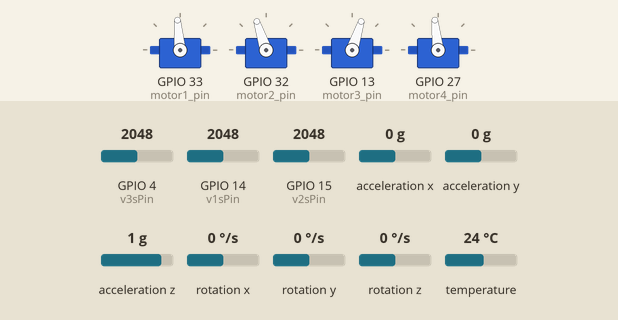
This sketch was run on a simulated ESP32. Shown: 4 × servo. The inputs (shaded band) are chosen by the test bench; at power-on: rotation y 0 °/s, acceleration z 1 g, acceleration y 0 g, rotation x 0 °/s, rotation z 0 °/s, GPIO 4 (v3sPin) = 2048, GPIO 14 (v1sPin) = 2048, GPIO 15 (v2sPin) = 2048, acceleration x 0 g, temperature 24 °C. No radio packets arrive unless stated; nothing arrives over Bluetooth unless stated; the modem accepts every AT command (registered, SIM ready, sends succeed) and sends nothing else.

Above: at 1.2 s.
1.3 s: rotation y set to -192 °/s
At 2.0 s:
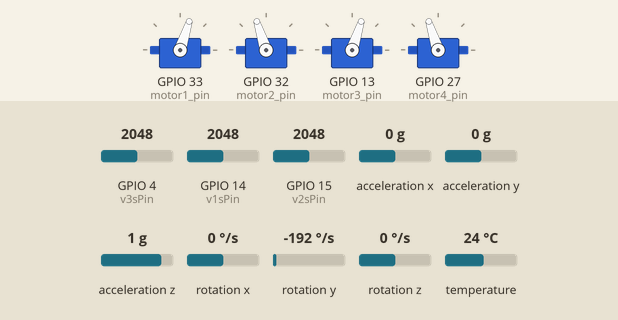
5.4 s: acceleration z set to 0.1 g
At 8.0 s:
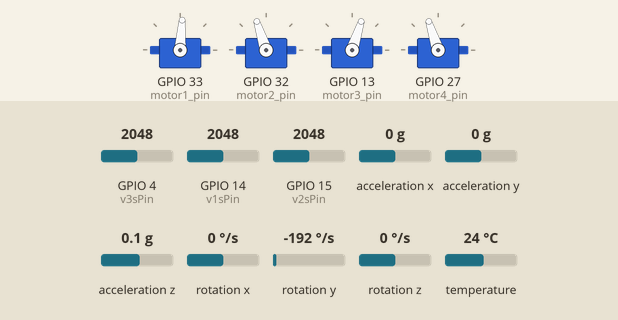
8.9 s: acceleration z set to -0.2 g
10.4 s: acceleration y set to -0.2 g
At 12.0 s:
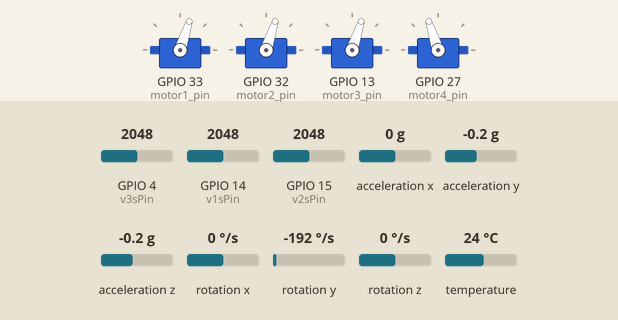
12.3 s: rotation x set to -192 °/s
15.8 s: rotation z set to -192 °/s
At 16.6 s:
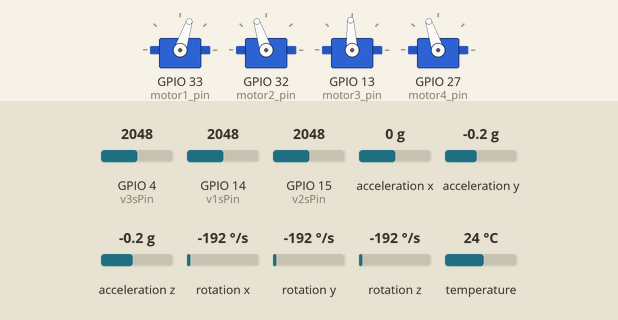
Timing chart, 0 to 18.6 s (numbered marks = the images above; inputs shaded):
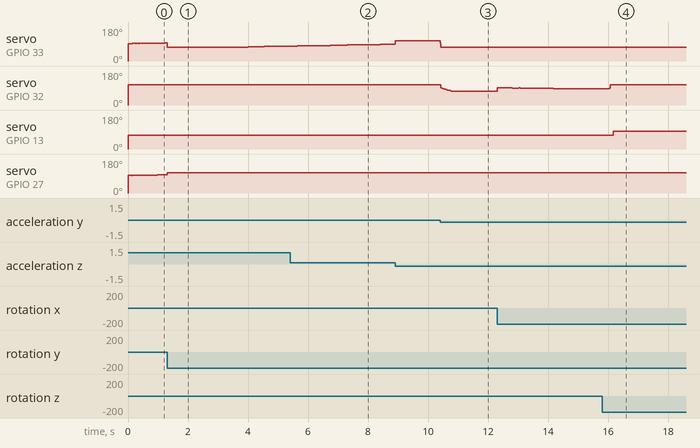

The sketch:

Bi_She.ino
```cpp
/*
    1     2
    \\   //
     \\ //
     // \\
    //   \\
    3     4
*/

//导入库
#include "task.h"


void setup()
{
  Serial.begin(115200);//开启串口
  MPU_Init();          //开启mpu6050
  Servo_Init();        //开启电机
  BL_Init();           //开启蓝牙
  nrf_Init();          //开启nrf
  Voltage_Init();      //开启电压读取
  core0_task();        //core 0
}


void loop()
{
  MPU_Get(0.42);        //core 1
}
```

MPU.h
```cpp
#ifndef _MPU_H
#define _MPU_H

#include <math.h>
#include <SPI.h>
#include <Adafruit_MPU6050.h>
#include <Adafruit_Sensor.h>
#include "data.h"

#define Pi 3.1415926

Adafruit_MPU6050 mpu;
sensors_event_t a,g,t;

uint64_t time1;
float r,p,y;

void MPU_Init()
{
  mpu.begin(0x68,&Wire);
}


void MPU_Get(float K)
{
  mpu.getEvent(&a,&g,&t);
  //用加速度计计算角度
  float p1 = atan2(a.acceleration.y , a.acceleration.z)/Pi*180;
  float r1 = -atan2(a.acceleration.x , sqrt(pow(a.acceleration.y,2)+pow(a.acceleration.z,2) ) )/Pi*180;

  //用陀螺仪计算角度
  if(r==0){r=r1;}
  if(p==0){p=p1;}
  float x1=sin(r*Pi/180)*sin(p*Pi/180)/cos(p*Pi/180);
  float x2=cos(r*Pi/180)*sin(p*Pi/180)/cos(p*Pi/180);
  float x3=cos(r*Pi/180);
  float x4=-sin(r*Pi/180);
  float x5=sin(r*Pi/180)/cos(p*Pi/180);
  float x6=cos(r*Pi/180)/cos(p*Pi/180);

  float dt = (micros() - time1) / 1000000.0f;//计算时间变化量s
  time1 = micros();//获取时间

  float hhh[3] = {(57.3f * g.gyro.y - 0.75), (57.3f * g.gyro.x + 1.35), (57.3f * g.gyro.z + 0.81)};

  float r2 = r + hhh[0] * dt;//Pi rad/s = 180。/s
  float p2 = p + hhh[1] * dt;//Pi rad/s = 180。/s
  float y2 = y + hhh[2] * dt;//Pi rad/s = 180。/s

  r = r2 * K + r1 * (1-K);
  p = p2 * K + p1 * (1-K);
  y = y2;

  data.uav.angle[0] = r;
  data.uav.angle[1] = p;
  data.uav.angle[2] = y;

  data.uav.Vangle[0] = hhh[0];
  data.uav.Vangle[1] = hhh[1];
  data.uav.Vangle[2] = hhh[2];

}


#endif 
```

data.h
```cpp
#ifndef _DATA_H_
#define _DATA_H_

int MODE = 0;


//////////////////////////////////////////////////////
//nrf初始化
//////////////////////////////////////////////////////
#include <RF24.h>
#include <nRF24L01.h>
#include <SPI.h>


RF24 radio(26, 25);

const byte addresses[][6] = { "00001", "00002" };

void nrf_Init() {
  radio.begin();
  radio.enableDynamicPayloads();
  radio.enableAckPayload();
  radio.setChannel(108);
  radio.openReadingPipe(1, addresses[1]);
  radio.openWritingPipe(addresses[0]);
  radio.setPALevel(RF24_PA_HIGH);
  radio.setDataRate(RF24_250KBPS);
  radio.startListening();
}
//////////////////////////////////////////////////////
//蓝牙初始化
//////////////////////////////////////////////////////
#include <BluetoothSerial.h>


BluetoothSerial bl;

void BL_Init()
{
  bl.begin("ESP32_UAV");
}
//////////////////////////////////////////////////////


#include <stdio.h>
#include <string.h>

#include "servo.h"
#include "voltage.h"
#include "MPU.h"


//遥控数据
struct joystick_data
{
  byte data_head = 0xA5;  //1  //包头
  int8_t pwm[4];          //4  //摇杆输入
  uint8_t pid_choose;     //1  //pid选择
  uint8_t pid_set;        //1  //是否写入pid参数
  uint8_t mode;           //1  //模式选择
  float pid[3];           //12 //pid系数
  byte check;             //1  //校验位
  byte data_tail = 0x5A;  //1  //包尾
};

//无人机数据
struct UAV_data
{
  byte data_head = 0xA5;  //1  //包头
  uint8_t voltage;        //1  //电压
  uint8_t motor[4];       //4  //油门
  float angle[3] ;        //12 //姿态角
  float Vangle[3];        //12 //角速度
  byte check;             //1  //校验位
  byte data_tail = 0x5A;  //1  //包尾
};

class DATA
{
  private:
    uint8_t bl_receive_buf[sizeof(joystick_data)];//接收数组
    uint8_t bl_send_buf[sizeof(UAV_data)];//发送数组

  public:
    UAV_data uav;
    joystick_data joystick;

    uint8_t connect_mode;        //模式选择
    void pack(uint8_t* buffer);  //打包数据
    void sendpackit();           //发送数据包
    bool receivepackit();        //接收数据包
};

void DATA::pack(uint8_t* buffer)//打包数据
{

  int index = 0;

  buffer[index++] = uav.data_head;
  buffer[index++] = uav.voltage;

  for (int i = 0; i < 4; i++)
    buffer[index++] = uav.motor[i];

  for (int i = 0; i < 3; i++) {
    memcpy(buffer + index, &uav.angle[i], sizeof(uav.angle[i]));
    index += sizeof(uav.angle[i]);
  }

  for (int i = 0; i < 3; i++) {
    memcpy(buffer + index, &uav.Vangle[i], sizeof(uav.Vangle[i]));
    index += sizeof(uav.Vangle[i]);
  }


  uav.check = 0;
  for (int i = 1; i < index; i++)
    uav.check += buffer[i];
  buffer[index++] = uav.check & 0xFF;

  buffer[index++] = uav.data_tail;
}

void DATA::sendpackit()//发送数据包
{
  pack(bl_send_buf);
  if(MODE == 0)
    bl.write(bl_send_buf, sizeof(uav));
  else
  {
    radio.stopListening();
    radio.write(bl_send_buf, sizeof(uav));
  }
}

bool DATA::receivepackit()//接收数据包
{
  int index = 0;
  if(MODE == 0)
  {
    while(bl.available() && index < sizeof(joystick_data))
      bl_receive_buf[index++] = bl.read();
  }
  else
  {
    radio.startListening();
    while(bl.available())
      radio.read(&bl_receive_buf,sizeof(joystick_data));
  }

  int sum;
  for(int i = 1 ; i < 19 ; i++)
    sum += bl_receive_buf[i];

  if(bl_receive_buf[0] == joystick.data_head && bl_receive_buf[sizeof(joystick) - 1] == joystick.data_tail && sum & 0xff == bl_receive_buf[20])
  {
    int index = 1;
    for(int i=0;i<4;i++)
    {
      memcpy(&joystick.pwm[i], bl_receive_buf + index, 1);
      index++;
    }
    memcpy(&joystick.pid_choose, bl_receive_buf + index, 1);
    index++;
    memcpy(&joystick.pid_set, bl_receive_buf + index, 1);
    index++;
    memcpy(&joystick.mode, bl_receive_buf + index, 1);
    index++;

    for(int i=0;i<3;i++)
    {
      memcpy(&joystick.pid[i], bl_receive_buf + index, 4);
      index += sizeof(joystick.pid[i]);
    }
    MODE = joystick.mode;

    return 1;

  }
}


DATA data;


#endif
```

pid.h
```cpp
#ifndef _PID_H_
#define _PID_H_

class PID
{
  private:
   int limit_P;
   int limit_I;
   int limit_D;
   float integral = 0;
   float last_error = 0;

  public:
    float Kp;
    float Ki;
    float Kd;
    PID(float p, float i, float d, float lp, float li, float ld);
    void write_pid(float p, float i, float d);
    int calculate(float point, float measure, float dt);//pid计算,(目标值，测量值，时间变化量)
};

PID::PID(float p, float i, float d, float lp, float li, float ld)
{
  Kp = p;
  Ki = i;
  Kd = d;
  limit_P = lp;
  limit_I = li;
  limit_D = ld;
}

void PID::write_pid(float p, float i, float d)//写入pid
{
  Kp = p;
  Ki = i;
  Kd = d;
}

int PID::calculate(float point, float measure, float dt)//pid计算
{
  float error = measure - point;//误差
  float proportion_out = error * Kp;//比例P
  proportion_out = constrain(proportion_out, -limit_P, limit_P);//约束比例P

  integral += (error / 1000 * dt);
  integral = constrain(integral, (float)-limit_I/Ki, (float)limit_I/Ki);//约束I
  float integral_out = integral * Ki;//积分I

  float derivative_out = Kd* (error - last_error)/ dt;
  derivative_out = constrain(derivative_out, -limit_D, limit_D);//约束D

  last_error = error;

  float pid_out = proportion_out + integral_out + derivative_out;
  return pid_out;
}


#endif
```

servo.h
```cpp
#ifndef _SERVO_H_
#define _SERVO_H_

#include <ESP32Servo.h>

#define max_wide 2000
#define min_wide 1000

#define motor1_pin 33
#define motor2_pin 32
#define motor3_pin 13
#define motor4_pin 27

Servo  servo1;
Servo  servo2;
Servo  servo3;
Servo  servo4;

uint8_t motorOut[4];

void Servo_Init()
{
  // 设置 PWM 信号频率是 50 Hz
  servo1.setPeriodHertz(50);
  servo2.setPeriodHertz(50);
  servo3.setPeriodHertz(50);
  servo4.setPeriodHertz(50);
  // 设置脉冲宽度范围是 1000 - 2000 微秒  T * duty
  servo1.attach(motor1_pin, min_wide, max_wide);
  servo2.attach(motor2_pin, min_wide, max_wide);
  servo3.attach(motor3_pin, min_wide, max_wide);
  servo4.attach(motor4_pin, min_wide, max_wide);
}


#endif
```

task.h
```cpp
#ifndef _TASK_H_
#define _TASK_H_

#include "MPU.h"
#include "data.h"
#include "servo.h"
#include "voltage.h"
#include "pid.h"

#define maxPID_out 100
PID pid_r(0.9f, 1.5f, 40.0f, 250, 100, 200);
PID pid_p(0.9f, 1.5f, 40.0f, 250, 100, 200);
PID pid_y(4.5f, 0.0f, 0.00f, 250, 100, 200);

PID pid_Vr(1.6f, 1.5f, 40.0f, 100, 100, 100);
PID pid_Vp(1.6f, 1.5f, 40.0f, 100, 100, 100);
PID pid_Vy(4.5f, 0.0f, 0.00f, 100, 100, 100);

int motor_out[4] = {0,0,0,0};

////////////////////////////////////////////////
//通讯任务
////////////////////////////////////////////////
void task_data(void* parameters)
{
  for(;;)
  {
    data.sendpackit();//发送数据包
    data.receivepackit();//接收数据包
    vTaskDelay(5);
  }
}
////////////////////////////////////////////////
//pid写入任务
////////////////////////////////////////////////
void task_pid(void* parameters)
{
  for(;;)
  {
    if(data.joystick.pid_set)//打开pid写入
    {
      switch(data.joystick.pid_choose)//选择pid实体
      {
        case 0: pid_r.write_pid(data.joystick.pid[0], data.joystick.pid[1], data.joystick.pid[2]);
        case 1: pid_p.write_pid(data.joystick.pid[0], data.joystick.pid[1], data.joystick.pid[2]);
        case 2: pid_y.write_pid(data.joystick.pid[0], data.joystick.pid[1], data.joystick.pid[2]);
        case 3: pid_Vr.write_pid(data.joystick.pid[0], data.joystick.pid[1], data.joystick.pid[2]);
        case 4: pid_Vp.write_pid(data.joystick.pid[0], data.joystick.pid[1], data.joystick.pid[2]);
        case 5: pid_Vy.write_pid(data.joystick.pid[0], data.joystick.pid[1], data.joystick.pid[2]);
      }
    }
    vTaskDelay(20);
  }
}
////////////////////////////////////////////////
//电机任务
////////////////////////////////////////////////
void task_motor(void* parameters)
{
  for(;;)
  {
    servo1.writeMicroseconds(motor_out[0]);
    servo2.writeMicroseconds(motor_out[1]);
    servo3.writeMicroseconds(motor_out[2]);
    servo4.writeMicroseconds(motor_out[3]);

    for (int i = 0; i < 4; i++)//存入uav
      data.uav.motor[i] = map(motor_out[i], min_wide, max_wide, 0, 100);

    vTaskDelay(3);
  }
}
////////////////////////////////////////////////
//控制任务
////////////////////////////////////////////////
void task_control(void* parameters)
{
  uint8_t DT = 3;
  for(;;)
  {
    //目标角度
    float point_r = map(data.joystick.pwm[2], -126, 127, -30, 30);//x2
    float point_p = map(data.joystick.pwm[3], -126, 127, -30, 30);//y2
    float point_y = map(data.joystick.pwm[0], -126, 127, -30, 30);//x1

    //pid输出
    int pid_out_angle[3];
    pid_out_angle[0] = pid_r.calculate(point_r, data.uav.angle[0], DT);
    pid_out_angle[1] = pid_p.calculate(point_p, data.uav.angle[1], DT);
    pid_out_angle[2] = pid_y.calculate(point_y, data.uav.angle[2], DT);

    int pid_out_Vangle[3];
    pid_out_Vangle[0] = pid_r.calculate(pid_out_angle[0], data.uav.Vangle[0], DT);
    pid_out_Vangle[1] = pid_p.calculate(pid_out_angle[1], data.uav.Vangle[1], DT);
    pid_out_Vangle[2] = pid_y.calculate(pid_out_angle[2], data.uav.Vangle[2], DT);


    int pid_motor_out[4];
    pid_motor_out[0] = 0 + pid_out_Vangle[0] - pid_out_Vangle[1] - pid_out_Vangle[2];//左前
    pid_motor_out[1] = 0 - pid_out_Vangle[0] - pid_out_Vangle[1] + pid_out_Vangle[2];//右前
    pid_motor_out[2] = 0 + pid_out_Vangle[0] + pid_out_Vangle[1] + pid_out_Vangle[2];//左后
    pid_motor_out[3] = 0 - pid_out_Vangle[0] + pid_out_Vangle[1] - pid_out_Vangle[2];//右后
    for(int i = 0; i < 4; i++)
      pid_motor_out[i] = constrain(pid_motor_out[i], -maxPID_out, maxPID_out);

    //获取油门基础转速
    int base_motor = map(data.joystick.pwm[1], -126, 127, min_wide, max_wide);
    //计算油门输出
    for(int i = 0; i < 4; i++)
    {
      motor_out[i] = base_motor + pid_motor_out[i];
      motor_out[i] = constrain(motor_out[i], min_wide, max_wide);
    }

    if(data.joystick.pid_set)
    {
      for(int i = 0; i < 4; i++)
      motor_out[i] = min_wide;
    }

    vTaskDelay(DT);
  }
}
////////////////////////////////////////////////
//电压
////////////////////////////////////////////////
void task_voltage(void* parameters)
{
  for(;;)
  {
    Voltage_Get();
    int vvv = v1s + v2s +v3s;
    data.uav.voltage =vvv;
    vTaskDelay(1000);
  }
}

//创建任务句柄
TaskHandle_t TaskHandle_data;
TaskHandle_t TaskHandle_pid;
TaskHandle_t TaskHandle_motor;
TaskHandle_t TaskHandle_control;
TaskHandle_t TaskHandle_voltage;

void core0_task()
{
  //(任务函数，任务名称，堆栈大小，参数，优先级，句柄，核心）
  xTaskCreatePinnedToCore(task_data, "task_data", 1000, NULL, 1, &TaskHandle_data, 0);
  xTaskCreatePinnedToCore(task_pid, "task_pid", 1000, NULL, 4, &TaskHandle_pid, 0);
  xTaskCreatePinnedToCore(task_motor, "task_motor", 1000, NULL, 2, &TaskHandle_motor, 0);
  xTaskCreatePinnedToCore(task_control, "task_control", 1000, NULL, 3, &TaskHandle_control, 0);
  xTaskCreatePinnedToCore(task_voltage, "task_voltage", 1000, NULL, 5, &TaskHandle_voltage, 0);
}

#endif
```

voltage.h
```cpp
#ifndef _VOLTAGE_H_
#define _VOLTAGE_H_

#define v3sPin 4
#define v2sPin 15
#define v1sPin 14
#define v_pre_weight  0.99f
#define v_cur_weight  0.01f

float v1ss;
float v2ss;
float v3ss;

float v1s = 0;
float v2s = 0;
float v3s = 0;


void Voltage_Init()
{
    pinMode(v1sPin, INPUT);
    pinMode(v2sPin, INPUT);
    pinMode(v3sPin, INPUT);
}


void Voltage_Get()
{
    v1ss = analogRead(v1sPin);
    v2ss = analogRead(v2sPin);
    v3ss = analogRead(v3sPin);
    v1ss = v1ss / 4095.0f * 3.3f;
    v2ss = v2ss / 4095.0f * 3.3f;
    v3ss = v3ss / 4095.0f * 3.3f;

    v1ss = v1ss * 9.40f / 4.7f + 0.2f;
    v2ss = v2ss * 14.7f / 4.7f + 0.4f;
    v3ss = v3ss * 9.00f / 2.2f + 0.6f;

    v1s = v1s * v_pre_weight + v1ss * v_cur_weight;
    v2s = v2s * v_pre_weight + v1ss * v_cur_weight;
    v3s = v3s * v_pre_weight + v1ss * v_cur_weight;
}


#endif
```

Measured:
- the behaviour switches between 0 and -0.1 g on acceleration y (found by bisection; images 2 and 3)
- after the input at 10.4 s, servo on GPIO 33 (motor1_pin): 108° → 72° at once; servo on GPIO 32 (motor2_pin): moves from 108° to 72° over 0.40 s, starting at once
- after the input at 15.8 s, servo on GPIO 32 (motor2_pin): 87° → 108° after 0.24 s; servo on GPIO 13 (motor3_pin): 72° → 93° after 0.34 s
